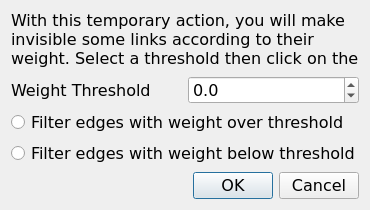
<?xml version="1.0" encoding="UTF-8"?>
<ui version="4.0">
 <class>FilterEdgesByWeightDialog</class>
 <widget class="QDialog" name="FilterEdgesByWeightDialog">
  <property name="geometry">
   <rect>
    <x>0</x>
    <y>0</y>
    <width>370</width>
    <height>210</height>
   </rect>
  </property>
  <property name="minimumSize">
   <size>
    <width>370</width>
    <height>210</height>
   </size>
  </property>
  <property name="font">
   <font>
    <family>DejaVu Sans</family>
   </font>
  </property>
  <property name="windowTitle">
   <string>Dialog</string>
  </property>
  <layout class="QGridLayout" name="gridLayout">
   <item row="0" column="0">
    <widget class="QLabel" name="label_2">
     <property name="font">
      <font>
       <family>DejaVu Sans</family>
       <pointsize>12</pointsize>
      </font>
     </property>
     <property name="text">
      <string>With this temporary action, you will make invisible some links according to their weight. Select a threshold then click on the desired radiobox below:</string>
     </property>
     <property name="textFormat">
      <enum>Qt::RichText</enum>
     </property>
     <property name="wordWrap">
      <bool>true</bool>
     </property>
    </widget>
   </item>
   <item row="1" column="0">
    <layout class="QHBoxLayout" name="horizontalLayout">
     <property name="spacing">
      <number>-1</number>
     </property>
     <property name="sizeConstraint">
      <enum>QLayout::SetDefaultConstraint</enum>
     </property>
     <property name="topMargin">
      <number>0</number>
     </property>
     <property name="bottomMargin">
      <number>0</number>
     </property>
     <item>
      <widget class="QLabel" name="label">
       <property name="font">
        <font>
         <family>DejaVu Sans</family>
         <pointsize>12</pointsize>
        </font>
       </property>
       <property name="text">
        <string>Weight Threshold</string>
       </property>
      </widget>
     </item>
     <item>
      <widget class="QDoubleSpinBox" name="weightThreshold">
       <property name="font">
        <font>
         <family>DejaVu Sans</family>
         <pointsize>12</pointsize>
        </font>
       </property>
       <property name="decimals">
        <number>1</number>
       </property>
       <property name="minimum">
        <double>-100.000000000000000</double>
       </property>
      </widget>
     </item>
    </layout>
   </item>
   <item row="2" column="0">
    <widget class="QRadioButton" name="overThresholdBt">
     <property name="font">
      <font>
       <family>DejaVu Sans</family>
       <pointsize>12</pointsize>
      </font>
     </property>
     <property name="text">
      <string>Filter edges with weight over threshold</string>
     </property>
    </widget>
   </item>
   <item row="3" column="0">
    <widget class="QRadioButton" name="belowThresholdBt">
     <property name="font">
      <font>
       <family>DejaVu Sans</family>
       <pointsize>12</pointsize>
      </font>
     </property>
     <property name="text">
      <string>Filter edges with weight below threshold</string>
     </property>
    </widget>
   </item>
   <item row="4" column="0">
    <widget class="QDialogButtonBox" name="buttonBox">
     <property name="font">
      <font>
       <family>DejaVu Sans</family>
       <pointsize>12</pointsize>
      </font>
     </property>
     <property name="orientation">
      <enum>Qt::Horizontal</enum>
     </property>
     <property name="standardButtons">
      <set>QDialogButtonBox::Cancel|QDialogButtonBox::Ok</set>
     </property>
    </widget>
   </item>
  </layout>
 </widget>
 <resources/>
 <connections>
  <connection>
   <sender>buttonBox</sender>
   <signal>accepted()</signal>
   <receiver>FilterEdgesByWeightDialog</receiver>
   <slot>accept()</slot>
   <hints>
    <hint type="sourcelabel">
     <x>248</x>
     <y>254</y>
    </hint>
    <hint type="destinationlabel">
     <x>157</x>
     <y>274</y>
    </hint>
   </hints>
  </connection>
  <connection>
   <sender>buttonBox</sender>
   <signal>rejected()</signal>
   <receiver>FilterEdgesByWeightDialog</receiver>
   <slot>reject()</slot>
   <hints>
    <hint type="sourcelabel">
     <x>316</x>
     <y>260</y>
    </hint>
    <hint type="destinationlabel">
     <x>286</x>
     <y>274</y>
    </hint>
   </hints>
  </connection>
 </connections>
</ui>
